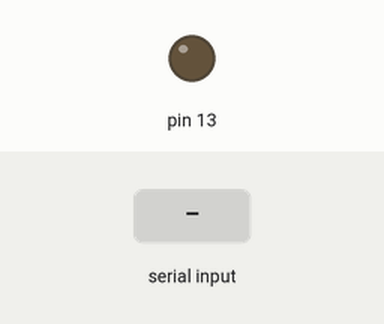
Bench run of a sketch on a simulated Arduino Uno, built with avr-gcc and run on an emulated ATmega328P. On the bench: output pins drawn as LEDs (lit = HIGH). The test bench sets the inputs (shaded band).

Above: at 1.2 s.
1.3 s: "a" received over Serial
At 2.2 s:
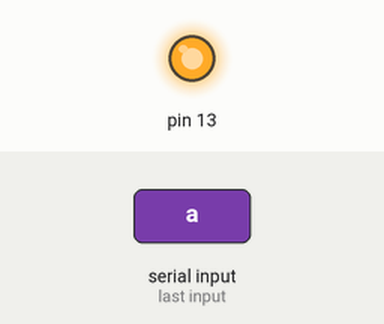
2.8 s: "l" received over Serial
At 3.3 s:
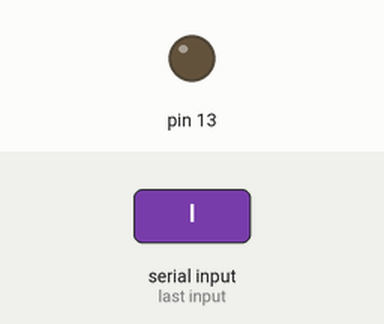
Timing chart, 0 to 5.8 s (numbered marks = the images above; inputs shaded):
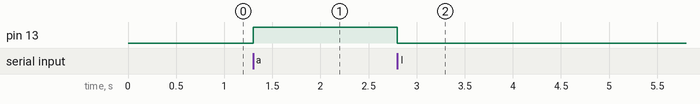

The sketch:

arduino.ino
```cpp
void setup() {
  Serial.begin(9600);
  pinMode(13, OUTPUT);
}

void loop() {
  if(Serial.available()>0){
  char readSerial = Serial.read();
  if (readSerial == 'a'){
  digitalWrite(13, HIGH);
  }
  if (readSerial == 'l'){
  digitalWrite(13, LOW);
  }
 }
}
```

Measured:
- after the input at 1.3 s, pin 13: LOW → HIGH at once
- after the input at 2.8 s, pin 13: HIGH → LOW at once
